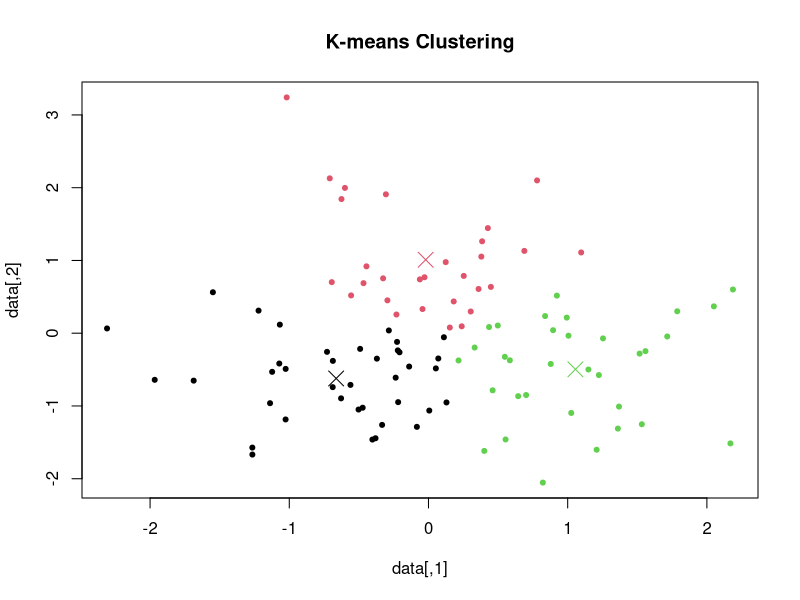

Write R code to recreate this figure.

set.seed(123)
data <- matrix(rnorm(100*2), ncol=2)


k <- 3  
kmeans_result <- kmeans(data, centers=k)

print(kmeans_result$centers)
print(kmeans_result$cluster)


plot(data, col=kmeans_result$cluster, pch=20, main='K-means Clustering')
points(kmeans_result$centers, col=1:k, pch=4, cex=2)
